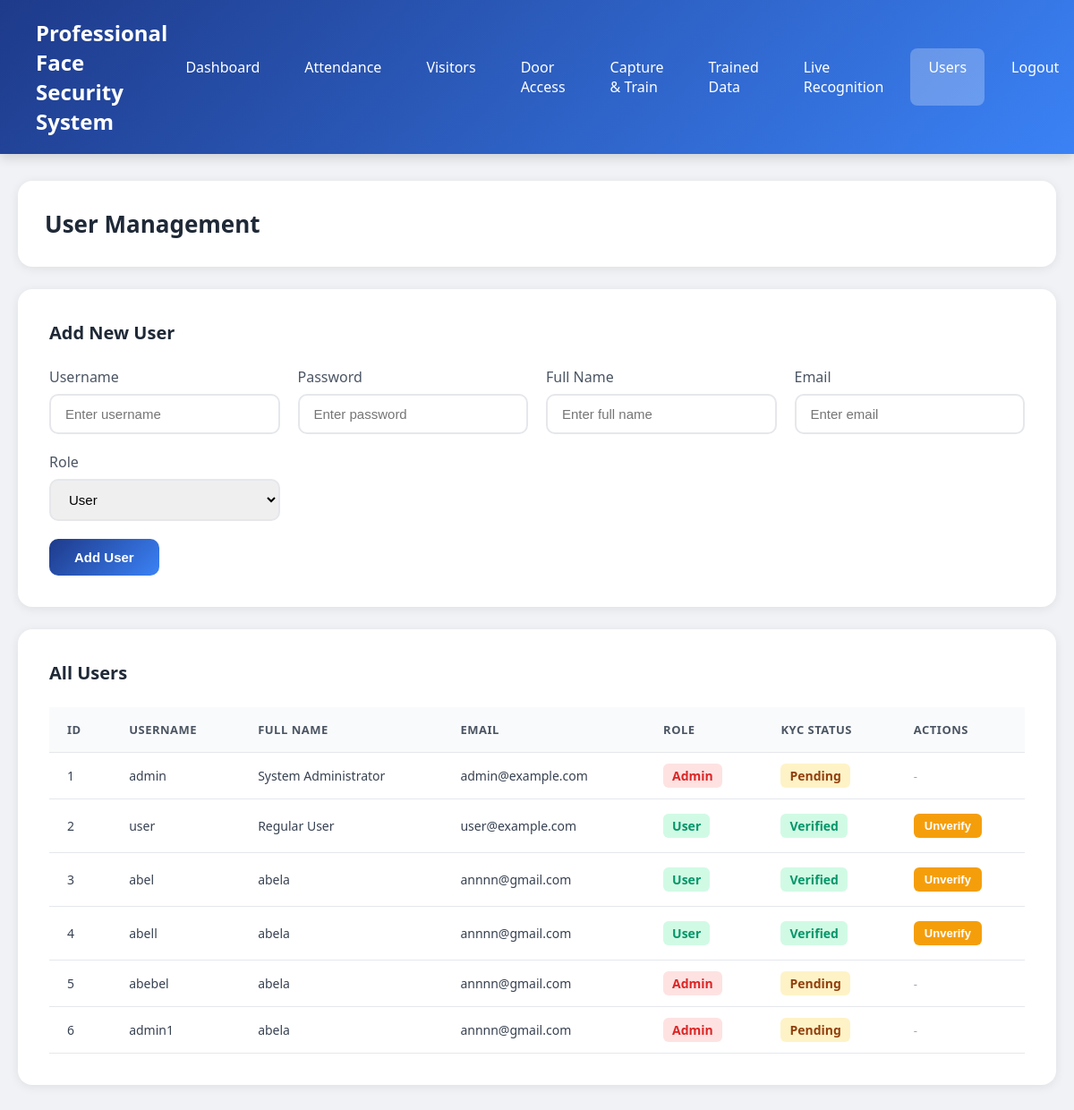
The page /user-management (signed in) on the database its author committed.
### tables this page shows
CREATE TABLE users
        (id INTEGER PRIMARY KEY AUTOINCREMENT,
         username TEXT UNIQUE NOT NULL,
         password TEXT NOT NULL,
         role TEXT DEFAULT 'user',
         full_name TEXT,
         email TEXT,
         created_at TEXT DEFAULT CURRENT_TIMESTAMP, kyc_verified INTEGER DEFAULT 0);

### app.py (the view)
@app.route('/user-management')
@admin_required
def user_management():
    conn = sqlite3.connect(DATABASE)
    c = conn.cursor()
    try:
        c.execute('SELECT id, username, role, full_name, email, kyc_verified, created_at FROM users ORDER BY id')
    except sqlite3.OperationalError:
        try:
            c.execute('SELECT id, username, role, full_name, email, 0 as kyc_verified FROM users ORDER BY id')
        except sqlite3.OperationalError:
            c.execute('SELECT id, username, role, 0 as kyc_verified FROM users ORDER BY id')
    users = c.fetchall()
    processed_users = []
    for user in users:
        processed_users.append(user)
    conn.close()
    return render_template('user_management.html', username=session['username'], users=processed_users)

### app.py (called while the page is built)
def admin_required(f):
    @wraps(f)
    def decorated_function(*args, **kwargs):
        if 'username' not in session:
            return redirect(url_for('login'))
        if session.get('role') != 'admin':
            return redirect(url_for('dashboard'))
        return f(*args, **kwargs)
    return decorated_function

### templates/user_management.html (shortened to what this page needs)
<!DOCTYPE html>
<html lang="en">
<head>
</head>
<body>
    <div class="navbar">
        <h1>Professional Face Security System</h1>
        <div class="nav-links">
            <a href="/dashboard">Dashboard</a>
            <a href="/attendance">Attendance</a>
            <a href="/visitors">Visitors</a>
            <a href="/door-access">Door Access</a>
            <a href="/capture">Capture & Train</a>
            <a href="/trained-data">Trained Data</a>
            <a href="/recognize-live">Live Recognition</a>
            <a href="/user-management" class="active">Users</a>
            <a href="/logout">Logout</a>
        </div>
    </div>
    <div class="container">
        <div class="page-header">
            <h2>User Management</h2>
        </div>
        <div class="content-card">
            <h3>Add New User</h3>
            <form id="addUserForm">
                <div class="form-grid">
                    <div class="form-group">
                        <label>Username</label>
                        <input type="text" id="newUsername" placeholder="Enter username" required>
                    </div>
                    <div class="form-group">
                        <label>Password</label>
                        <input type="password" id="newPassword" placeholder="Enter password" required>
                    </div>
                    <div class="form-group">
                        <label>Full Name</label>
                        <input type="text" id="newFullName" placeholder="Enter full name">
                    </div>
                    <div class="form-group">
                        <label>Email</label>
                        <input type="email" id="newEmail" placeholder="Enter email">
                    </div>
                    <div class="form-group">
                        <label>Role</label>
                        <select id="newRole" required>
                            <option value="user">User</option>
                        </select>
                    </div>
                </div>
                <button type="submit" class="btn btn-primary">Add User</button>
            </form>
        </div>
        <div class="content-card">
            <h3>All Users</h3>
            <table>
                <thead>
                    <tr>
                        <th>ID</th>
                        <th>Username</th>
                        <th>Full Name</th>
                        <th>Email</th>
                        <th>Role</th>
                        <th>KYC Status</th>
                        <th>Actions</th>
                    </tr>
                </thead>
                <tbody>
                    {% for user in users %}
                    <tr>
                        <td>{{ user[0] if user[0] else '-' }}</td>
                        <td>{{ user[1] if user[1] else '-' }}</td>
                        <td>{{ user[3] if user[3] else '-' }}</td>
                        <td>{{ user[4] if user[4] else '-' }}</td>
                        <td><span class="role-{{ user[2] if user[2] else 'user' }}">{{ (user[2] if user[2] else 'user')|capitalize }}</span></td>
                        <td>
                            {% set kyc = user[5] if user|length > 5 else 1 %}
                            {% if kyc == 1 or kyc == True %}
                                <span class="kyc-verified">Verified</span>
                            {% else %}
                                <span class="kyc-pending">Pending</span>
                            {% endif %}
                        </td>
                        <td>
                            {% set user_id = user[0] %}
                            {% set kyc = user[5] if user|length > 5 else 1 %}
                            {% if (user[2] if user[2] else 'user') != 'admin' %}
                                {% if kyc == 1 or kyc == True %}
                                    <button class="btn-small btn-warning" onclick="unverifyKyc({{ user_id }})">Unverify</button>
                                {% else %}
                                    <button class="btn-small btn-success" onclick="verifyKyc({{ user_id }})">Verify KYC</button>
                                {% endif %}
                            {% else %}
                                <span style="color: #9ca3af; font-size: 13px;">-</span>
                            {% endif %}
                        </td>
                    </tr>
                    {% endfor %}
                </tbody>
            </table>
        </div>
    </div>
</body>
</html>

### templates/user_management.html (style rules this page uses)
* { margin: 0; padding: 0; box-sizing: border-box; }
body { font-family: 'Segoe UI', Tahoma, Geneva, Verdana, sans-serif; background: #f0f2f5; min-height: 100vh; }
.navbar { background: linear-gradient(135deg, #1e3a8a 0%, #3b82f6 100%); padding: 20px 40px; color: white; display: flex; justify-content: space-between; align-items: center; box-shadow: 0 4px 12px rgba(0,0,0,0.15); }
.navbar h1 { font-size: 24px; font-weight: 700; }
.nav-links { display: flex; gap: 10px; }
.nav-links a { color: white; text-decoration: none; padding: 10px 20px; border-radius: 8px; transition: all 0.3s; font-weight: 500; }
.nav-links a.active { background: rgba(255,255,255,0.25); }
.container { max-width: 1200px; margin: 30px auto; padding: 0 20px; }
.page-header { background: white; border-radius: 16px; padding: 30px; margin-bottom: 25px; box-shadow: 0 2px 12px rgba(0,0,0,0.08); display: flex; justify-content: space-between; align-items: center; }
.page-header h2 { color: #1f2937; font-size: 26px; }
.btn { padding: 12px 28px; border: none; border-radius: 10px; font-size: 15px; font-weight: 600; cursor: pointer; transition: all 0.3s; }
.btn-primary { background: linear-gradient(135deg, #1e3a8a 0%, #3b82f6 100%); color: white; }
.content-card { background: white; border-radius: 16px; padding: 35px; box-shadow: 0 2px 12px rgba(0,0,0,0.08); margin-bottom: 25px; }
.content-card h3 { color: #1f2937; font-size: 20px; margin-bottom: 25px; }
.form-grid { display: grid; grid-template-columns: repeat(auto-fit, minmax(250px, 1fr)); gap: 20px; margin-bottom: 20px; }
.form-group label { display: block; margin-bottom: 8px; color: #4b5563; font-weight: 500; }
.form-group input, .form-group select { width: 100%; padding: 12px 16px; border: 2px solid #e5e7eb; border-radius: 10px; font-size: 15px; transition: all 0.3s; }
table { width: 100%; border-collapse: collapse; }
th, td { padding: 16px 20px; text-align: left; border-bottom: 1px solid #e5e7eb; }
th { background: #f9fafb; color: #4b5563; font-weight: 700; font-size: 13px; text-transform: uppercase; letter-spacing: 0.5px; }
td { color: #374151; font-size: 14px; }
.role-admin { color: #dc2626; font-weight: 700; background: #fee2e2; padding: 4px 10px; border-radius: 6px; }
.role-user { color: #059669; font-weight: 700; background: #d1fae5; padding: 4px 10px; border-radius: 6px; }
.kyc-verified { color: #059669; font-weight: 700; background: #d1fae5; padding: 4px 10px; border-radius: 6px; }
.kyc-pending { color: #92400e; font-weight: 700; background: #fef3c7; padding: 4px 10px; border-radius: 6px; }
.btn-small { padding: 6px 12px; font-size: 13px; border: none; border-radius: 6px; font-weight: 600; cursor: pointer; transition: all 0.3s; }
.btn-warning { background: #f59e0b; color: white; }

### rows shown on the page
users: id "1", username "admin", full_name "System Administrator", email "admin@example.com", role "Admin", shows "Pending"
users: id "2", username "user", full_name "Regular User", email "user@example.com", role "User", shows "Verified"
users: id "3", username "abel", full_name "abela", email "annnn@gmail.com", role "User", shows "Verified"
users: id "4", username "abell", full_name "abela", email "annnn@gmail.com", role "User", shows "Verified"
users: id "5", username "abebel", full_name "abela", email "annnn@gmail.com", role "Admin", shows "Pending"
users: id "6", username "admin1", full_name "abela", email "annnn@gmail.com", role "Admin", shows "Pending"
